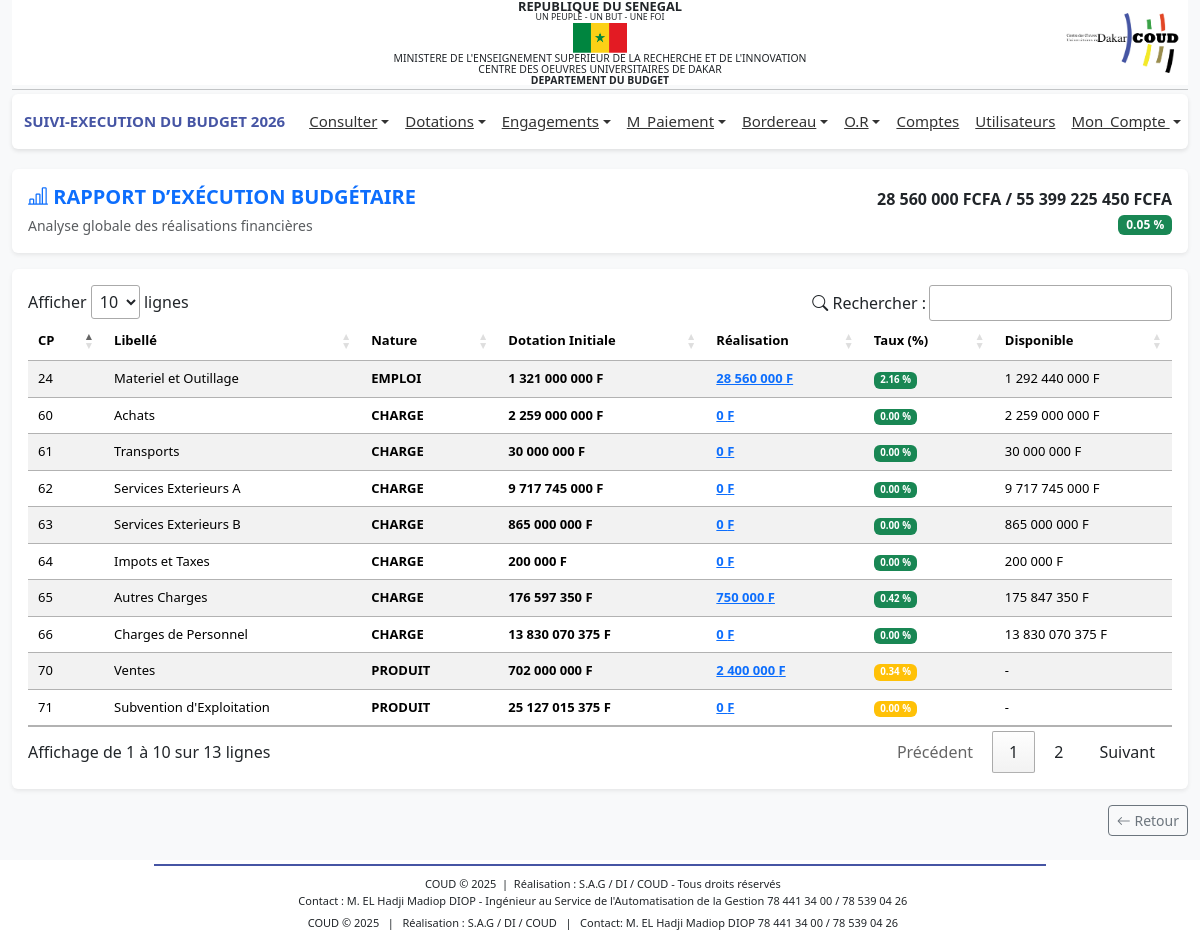
Page /profiles/dg/actuel_1.php (signed in) on the committed database.
### tables this page shows
CREATE TABLE IF NOT EXISTS `bud_comptep` (
  `idCp` int NOT NULL AUTO_INCREMENT,
  `numCp` varchar(50) DEFAULT NULL,
  `libelle` varchar(255) DEFAULT NULL,
  `dateSys` datetime DEFAULT CURRENT_TIMESTAMP,
  `nature` varchar(50) NOT NULL,
  `type` varchar(50) DEFAULT 'fonctionnement',
  PRIMARY KEY (`idCp`)
);

### includes/fonctions.php (called while the page is built, shortened)
<?php
function connexionBD()
{
    $connexion = mysqli_connect('localhost', 'root', '', 'budget_db_2024') or
        die('Serveur inaccessible. Merci de reessayer plus tard.');
    return $connexion;
}
$connexion = connexionBD();
function getExecution_1()
{
    global $connexion;
    $anneeEnCours = $_SESSION['an'];
    $query = "SELECT
        cp.idCp,
        cp.numCp,
        cp.libelle,
        cp.nature AS typeCp,
        COALESCE(d.totalDotations, 0) AS totalDotations,
        COALESCE(d.totalDotInitial, 0) AS totalDotInitial,
        COALESCE(d.totalDotRemanier, 0) AS totalDotRemanier,
        COALESCE(e.totalEngs, 0) AS totalEngs,
        COALESCE(r.totalRecettes, 0) AS totalRecettes,
        CASE
            WHEN COALESCE(d.totalDotations, 0) = 0 THEN 0
            ELSE ROUND(
                COALESCE(e.totalEngs, 0) * 100.0 / COALESCE(d.totalDotations, 0),
                2
            )
        END AS tauxDepense,
        CASE
            WHEN COALESCE(d.totalDotations, 0) = 0 THEN 0
            ELSE ROUND(
                COALESCE(r.totalRecettes, 0) * 100.0 / COALESCE(d.totalDotations, 0),
                2
            )
        END AS tauxRecette
    FROM bud_comptep cp
    /* DOTATIONS */
    JOIN (
        SELECT
            c.idCp,
            SUM(d.volume) AS totalDotations,
            SUM(CASE WHEN d.type = 'initiale' THEN d.volume ELSE 0 END) AS totalDotInitial,
            SUM(CASE WHEN d.type = 'remanier' THEN d.volume ELSE 0 END) AS totalDotRemanier
        FROM bud_compte c
        JOIN bud_dotations d ON d.idCompte = c.idCompte
        WHERE d.an = '$anneeEnCours'
        GROUP BY c.idCp
    ) d ON d.idCp = cp.idCp
    /* ENGAGEMENTS (DEPENSES) */
    LEFT JOIN (
        SELECT
            c.idCp,
            SUM(eng.montant) AS totalEngs
        FROM bud_compte c
        JOIN bud_engagements eng ON eng.idCompte = c.idCompte
        GROUP BY c.idCp
    ) e ON e.idCp = cp.idCp
    /* ORDRES DE RECETTE */
    LEFT JOIN (
        SELECT
            c.idCp,
            SUM(orx.montant) AS totalRecettes
        FROM bud_compte c
        JOIN bud_ordre_recette orx ON orx.idCompte = c.idCompte
        GROUP BY c.idCp
    ) r ON r.idCp = cp.idCp
    ";
    return mysqli_query($connexion, $query);
}
function sommeDot()
{
    global $connexion;
    $anneeEnCours = $_SESSION['an'];
    $sql = "SELECT COALESCE(SUM(d.volume),0) as totalDotations FROM bud_dotations d WHERE d.an='$anneeEnCours'";
    $result = mysqli_query($connexion, $sql);
    if ($result && mysqli_num_rows($result) > 0) {
        $row = mysqli_fetch_assoc($result);
        return $row['totalDotations'];
    }
    return null;
}
function sommeEngs()
{
    global $connexion;
    $anneeEnCours = $_SESSION['an'];
    $sql = "SELECT COALESCE(SUM(engs.montant),0) as totalEngs FROM bud_engagements engs
            JOIN bud_compte c ON c.idCompte=engs.idCompte
            AND EXISTS (
            SELECT 1 FROM bud_dotations d
            WHERE d.idCompte = c.idCompte
              AND d.an = '$anneeEnCours'
        )
            ";
    $result = mysqli_query($connexion, $sql);
    if ($result && mysqli_num_rows($result) > 0) {
        $row = mysqli_fetch_assoc($result);
        return $row['totalEngs'];
    }
    return null;
}
?>

### profiles/dg/actuel_1.php (the view, shortened to what this page needs)
<?php
include '../../includes/fonctions.php';
$sommeDotations = sommeDot();
$sommeEngs = sommeEngs();
$taux = ($sommeDotations != 0) ? ($sommeEngs * 100) / $sommeDotations : 0;
$execs1 = getExecution_1();
?>
<?php include '../../includes/header.php';?>
<link rel="stylesheet" href="https://cdn.datatables.net/1.13.6/css/jquery.dataTables.min.css">
<link rel="stylesheet" href="https://cdn.jsdelivr.net/npm/bootstrap-icons@1.11.3/font/bootstrap-icons.css">
<main class="container-fluid mt-3">
    <div class="card shadow-sm border-0 mb-3">
        <div class="card-body d-flex justify-content-between align-items-center">
            <div>
                <h5 class="fw-bold text-primary mb-1">
                    <i class="bi bi-bar-chart-line"></i> RAPPORT D’EXÉCUTION BUDGÉTAIRE
                </h5>
                <small class="text-muted">Analyse globale des réalisations financières</small>
            </div>
            <div class="text-end">
                <div class="fw-bold">
                    <?= number_format($sommeEngs, 0, ',', ' ') ?> FCFA /
                    <?= number_format($sommeDotations, 0, ',', ' ') ?> FCFA
                </div>
                <span
                    class="badge <?= ($taux >= 80) ? 'bg-danger' : (($taux >= 50) ? 'bg-warning text-dark' : 'bg-success') ?>">
                    <?= number_format($taux, 2) ?> %
                </span>
            </div>
        </div>
    </div>
    <div class="card shadow-sm border-0">
        <div class="card-body">
            <table id="tableExec" class="table table-striped table-hover align-middle">
                <thead class="custom-header">
                    <tr>
                        <th>CP</th>
                        <th>Libellé</th>
                        <th>Nature</th>
                        <th>Dotation Initiale</th>
                        <th>Réalisation</th>
                        <th>Taux (%)</th>
                        <th>Disponible</th>
                    </tr>
                </thead>
                <tbody>
                    <?php if (!empty($execs1)) : ?>
                    <?php foreach ($execs1 as $exec) : ?>
                    <?php
                        $realisation = ($exec['typeCp'] == 'produit' || $exec['typeCp'] == 'ressource' )
                            ? ($exec['totalRecettes'] ?? 0)
                            : ($exec['totalEngs'] ?? 0);
                        $taux = ($exec['totalDotations'] ?? 0) == 0
                            ? 0
                            : ($realisation * 100) / $exec['totalDotations'];
                        if ($exec['typeCp'] == 'produit' || $exec['typeCp'] == 'ressource' ) {
                            $disponible = 0;
                        } else {
                            $disponible = ($exec['totalDotations'] ?? 0) - $realisation;
                        }
                    ?>
                    <tr>
                        <td><?= htmlspecialchars($exec['numCp']) ?></td>
                        <td><?= htmlspecialchars($exec['libelle']) ?></td>
                        <td class="fw-bold"><?= htmlspecialchars(strtoupper($exec['typeCp'])) ?></td>
                        <td class="text-end fw-semibold">
                            <?= number_format($exec['totalDotInitial'] ?? 0, 0, ',', ' ') ?> F
                        </td>
                        <td class="text-end">
                            <a href="actuel_2.php?idCp=<?= $exec['idCp'] ?>"
                                class="text-decoration-underline fw-bold text-primary">
                                <?= number_format($realisation, 0, ',', ' ') ?> F
                            </a>
                        </td>
                        <?php
                        if ($exec['typeCp'] == 'produit' || $exec['typeCp'] == 'ressource' ) {
                            if ($taux < 100) {
                                $badgeClass = 'bg-warning';
                            } elseif ($taux == 100) {
                                $badgeClass = 'bg-success';
                            } else {
                                $badgeClass = 'bg-primary';
                            }
                        } else {
                            if ($taux >= 80) {
                                $badgeClass = 'bg-danger';
                            } elseif ($taux >= 50) {
                                $badgeClass = 'bg-warning text-dark';
                            } else {
                                $badgeClass = 'bg-success';
                            }
                        }
                        ?>
                        <td class="text-end">
                            <span class="badge <?= $badgeClass ?>">
                                <?= number_format($taux, 2) ?> %
                            </span>
                        </td>
                        <td class="text-end">
                            <?php if ($exec['typeCp'] == 'produit' || $exec['typeCp'] == 'ressource' ): ?>
                            -
                            <?php else: ?>
                            <?= number_format($disponible, 0, ',', ' ') ?> F
                            <?php endif; ?>
                        </td>
                    </tr>
                    <?php endforeach; ?>
                    <?php endif; ?>
                </tbody>
            </table>
        </div>
    </div>
    <div class="d-flex justify-content-between mt-3">
        <a href="javascript:history.back()" class="btn btn-outline-secondary btn-sm">
            <i class="bi bi-arrow-left"></i> Retour
        </a>
    </div>
</main>
<?php include '../../includes/footer.php';?>
<link rel="stylesheet" href="https://cdn.datatables.net/buttons/2.4.2/css/buttons.dataTables.min.css">

### includes/header.php (style rules this page uses)
body { font-family: 'Segoe UI', Tahoma, sans-serif; background-color: #f8f9fa; margin: 0; display: flex; flex-direction: column; min-height: 100vh; }
main { flex: 1; }

### profiles/dg/actuel_1.php (style rules this page uses)
.custom-header { background-color: #4655a4; color: #fff; }
#tableExec th, #tableExec td { text-align: left !important; vertical-align: middle; font-size: 13px; }
.text-end { text-align: right !important; }

### rows in the picture
bud_comptep: numCp "24", libelle "Materiel et Outillage", nature "EMPLOI", totalDotInitial "1 321 000 000", realisation "28 560 000", taux "2.16", disponible "1 292 440 000"
bud_comptep: numCp "60", libelle "Achats", nature "CHARGE", totalDotInitial "2 259 000 000", realisation "0", taux "0.00", disponible "2 259 000 000"
bud_comptep: numCp "61", libelle "Transports", nature "CHARGE", totalDotInitial "30 000 000", realisation "0", taux "0.00", disponible "30 000 000"
bud_comptep: numCp "62", libelle "Services Exterieurs A", nature "CHARGE", totalDotInitial "9 717 745 000", realisation "0", taux "0.00", disponible "9 717 745 000"
bud_comptep: numCp "63", libelle "Services Exterieurs B", nature "CHARGE", totalDotInitial "865 000 000", realisation "0", taux "0.00", disponible "865 000 000"
bud_comptep: numCp "64", libelle "Impots et Taxes", nature "CHARGE", totalDotInitial "200 000", realisation "0", taux "0.00", disponible "200 000"
bud_comptep: numCp "65", libelle "Autres Charges", nature "CHARGE", totalDotInitial "176 597 350", realisation "750 000", taux "0.42", disponible "175 847 350"
bud_comptep: numCp "66", libelle "Charges de Personnel", nature "CHARGE", totalDotInitial "13 830 070 375", realisation "0", taux "0.00", disponible "13 830 070 375"
bud_comptep: numCp "70", libelle "Ventes", nature "PRODUIT", totalDotInitial "702 000 000", realisation "2 400 000", taux "0.34"
bud_comptep: numCp "71", libelle "Subvention d'Exploitation", nature "PRODUIT", totalDotInitial "25 127 015 375", realisation "0", taux "0.00"

### other values in the picture
$_SESSION['an'] "2026"
$sommeEngs "28 560 000"
$sommeDotations "55 399 225 450"
$taux "0.05"
